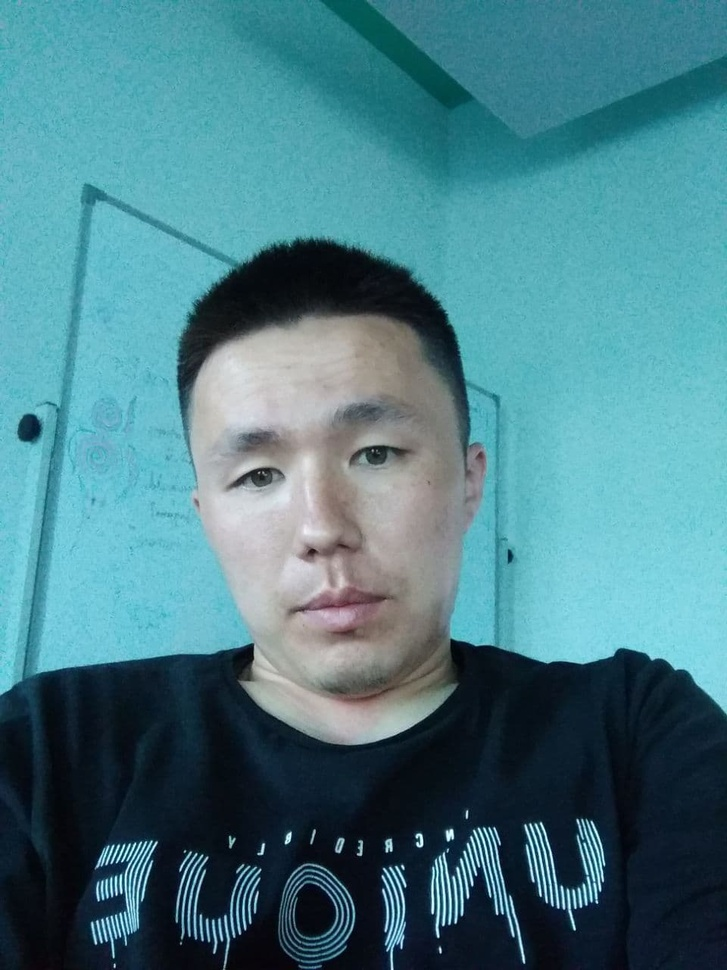
//> input picture marsel_image.jpg, 727 x 970 px, shrunk from 960 x 1280 before the run, given in place of the camera
$ ./circle_detection   (built with g++ and OpenCV 4)
//> lines starting //> are read from the running program, lines starting //| are printed output that depends on the picture; after the words box and inside, x2 and y2 are one past the last pixel; in counts of white or black regions, pixels touching at a corner belong together
#include <opencv2/opencv.hpp>
#include <iostream>

using namespace cv;
using namespace std;

int main()
{
	VideoCapture cap;
	cap.open(0);
	// Loading the actual image
	for(;;) {
		Mat image, gray;
		cap >> image;
//> image is the input picture: 970 rows x 727 cols, CV_8UC3; mean B, G, R 134.5, 124.3, 73.3
		// Edge cases
		if (image.empty()) {
			cout << "Error loading image" << endl;
			return -1;
		}

		// converting the color image into grayscale
		cvtColor(image, gray, COLOR_BGR2GRAY);
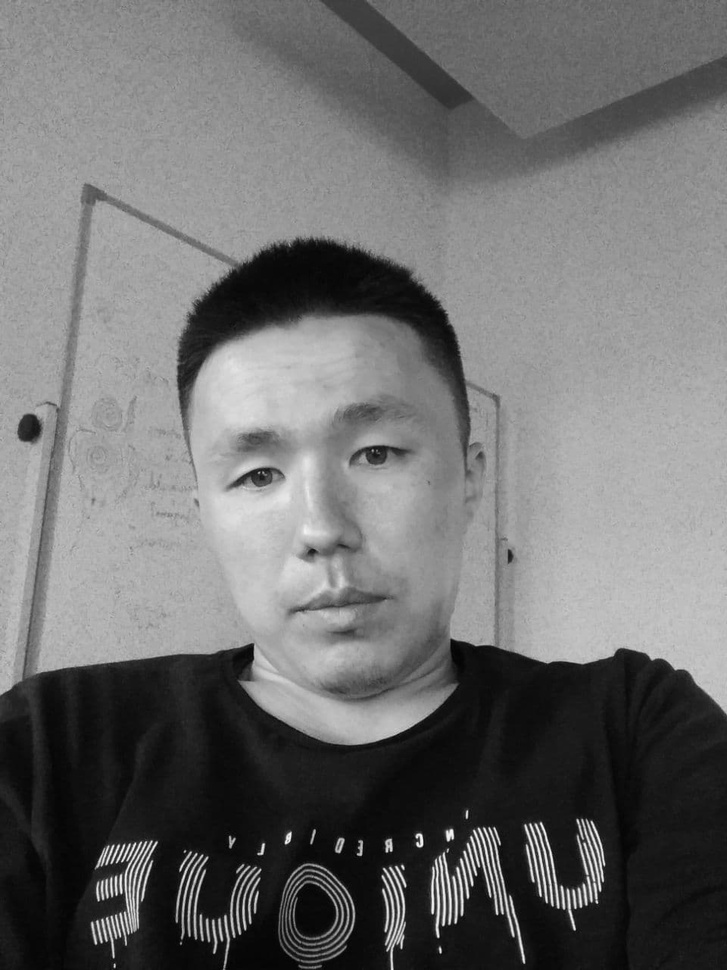
//> gray: 970 rows x 727 cols, CV_8UC1; min 1, max 248, mean 110.2

		// Smoothing the image to get rid of noise, so no false detections
		// Here we used a 11x11 filter
		blur(gray, gray, Size(7, 7), Point(-1, -1));
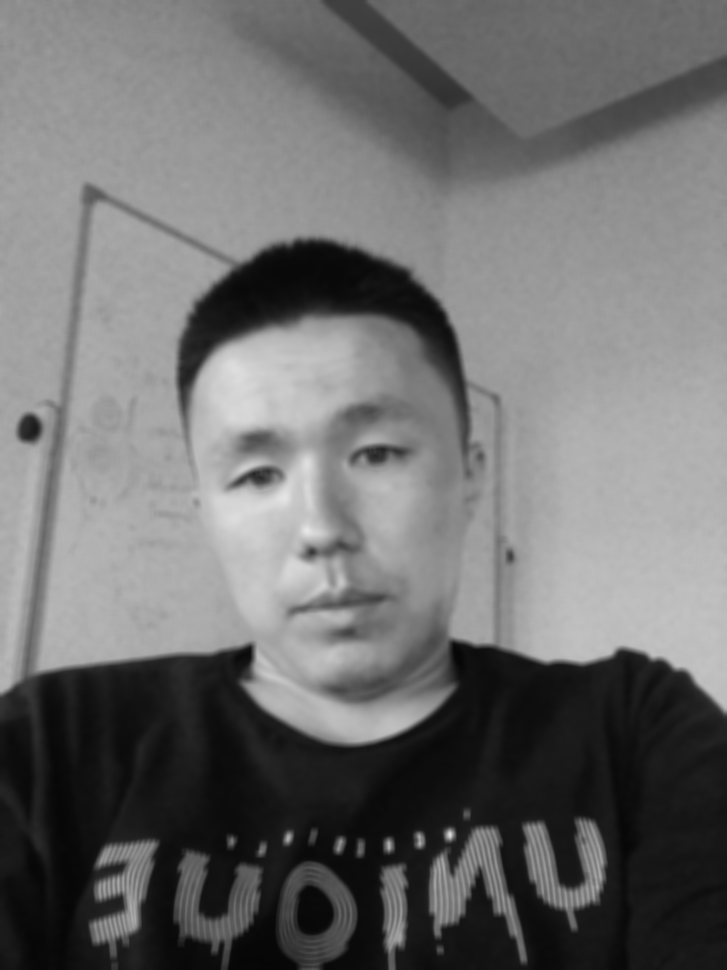
//> gray: 970 rows x 727 cols, CV_8UC1; min 5, max 230, mean 110.2
		cv::imshow("Blurred_image", gray);
		//cv::imwrite("Blurred_image.jpg", gray);

		// Store the detected circles in a 3d-vector
		vector<Vec3f> circles;

		for (int maxR = 0; maxR < 200; maxR = maxR + 10) {

			// Apply hough transform
			HoughCircles(gray, circles, HOUGH_GRADIENT, 1,
						 100, // detect circle with different distance
						 100, 90,
						 0, maxR);

			// Draw the detected circles
			for (size_t i = 0; i < circles.size(); i++) {
				Point center(cvRound(circles[i][0]), cvRound(circles[i][1]));
				int radius = cvRound(circles[i][2]);
				// Draw the center point of the circle
				circle(image, center, 3, Scalar(0, 255, 0), -1, 8, 0);
				// Draw the circle shape
				circle(image, center, radius, Scalar(0, 255, 0), 3, 8, 0);
			}
		}
//> this loop made 20 passes
//> circles on passes 1 to 12: 1 circle (x, y, radius): [272.5, 911.5, 79.3], 1 circle (x, y, radius): [272.5, 911.5, 79.3], 1 circle (x, y, radius): [272.5, 911.5, 79.3], 1 circle (x, y, radius): [272.5, 911.5, 79.3], 1 circle (x, y, radius): [272.5, 911.5, 79.3], 1 circle (x, y, radius): [272.5, 911.5, 79.3], 1 circle (x, y, radius): [272.5, 911.5, 79.3], 1 circle (x, y, radius): [272.5, 911.5, 79.3], 1 circle (x, y, radius): [272.5, 911.5, 79.3], 1 circle (x, y, radius): [323.5, 910.5, 70.6], 1 circle (x, y, radius): [323.5, 910.5, 70.6], 1 circle (x, y, radius): [323.5, 910.5, 70.6]
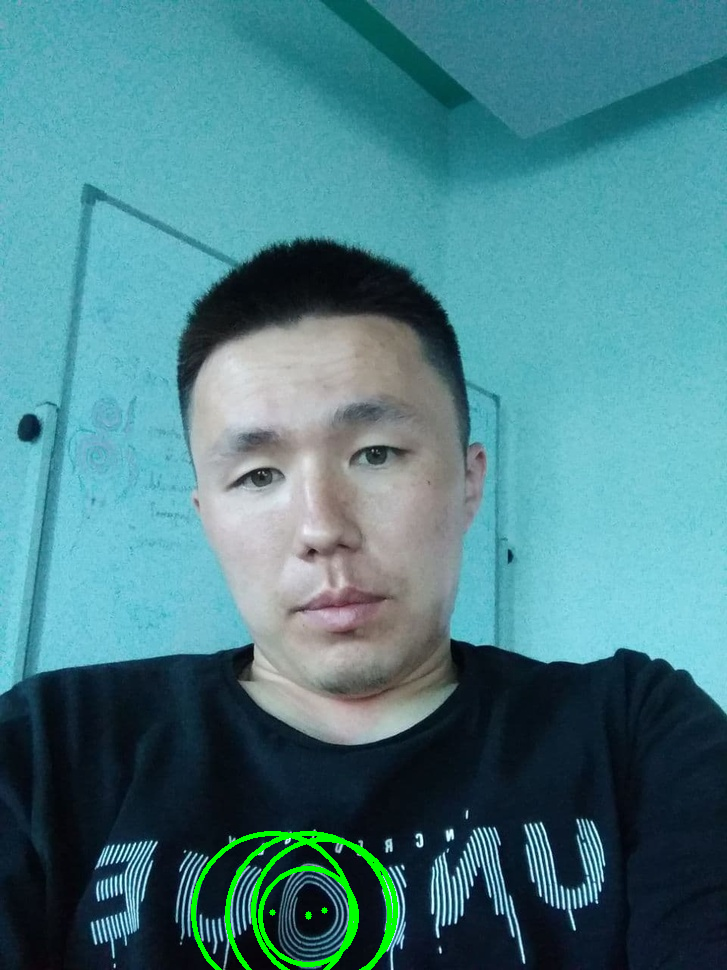
//> image: 970 rows x 727 cols, CV_8UC3; 0.94% of pixels changed, all inside (x1, y1, x2, y2) = (191, 831, 398, 970)
//> after the loop, circles = 1 item: [308.5, 916.5, 48.5]
		// Displaying the result
		cv::imshow("circles", image);
		//cv::imwrite("Detected_circles.jpg", image);
		if (cv::waitKey(10) == 27)
//> the Esc key is pressed
			break;
	}
	return 0;
}
